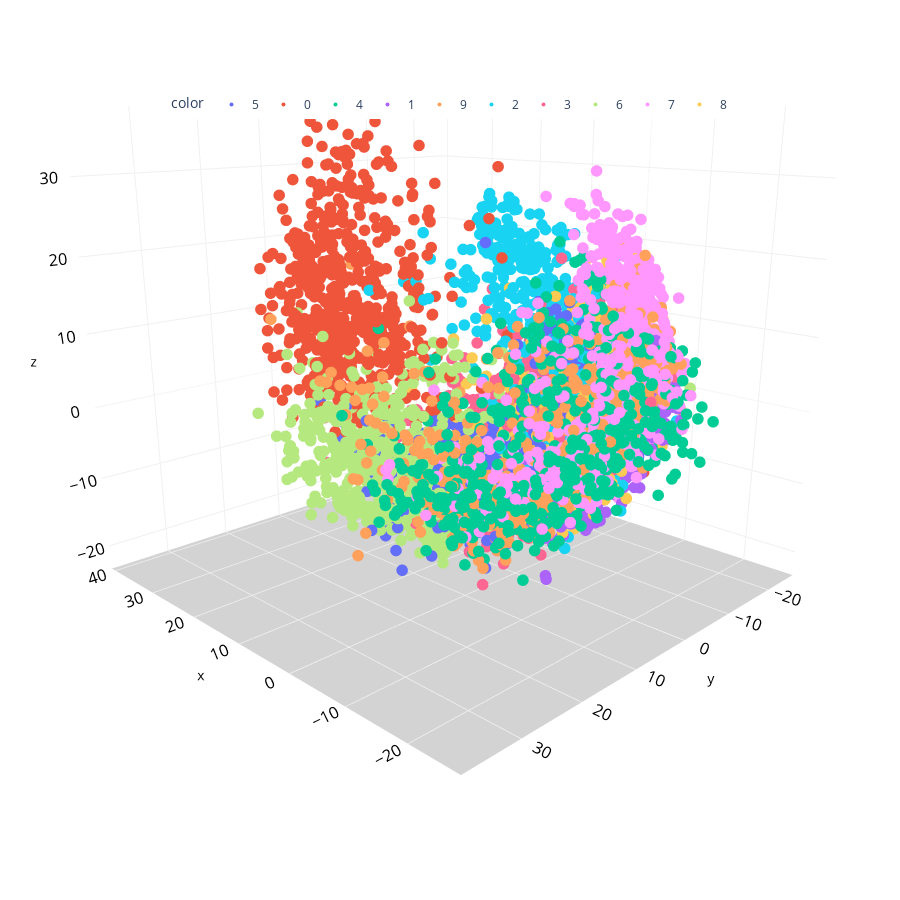

Here is the notebook cell this chart was saved with:
### Code cell
### Step 3 - Visualization in a 3D interactive scatter plot
data_visualize(isomap_results,y_train)

### Figure 1 — Plotly figure (JSON) as saved in the notebook; plotly's stock layout.template omitted (floating-point values rounded to 4 significant figures; data arrays with more than 128 entries replaced by an {"elided": "..."} marker saying what was removed)
{"data": [{"hovertemplate": "color=5<br>x=%{x}<br>y=%{y}<br>z=%{z}<extra></extra>", "legendgroup": "5", "marker": {"color": "#636efa", "size": 4, "symbol": "circle"}, "mode": "markers", "name": "5", "scene": "scene", "showlegend": true, "type": "scatter3d", "x": {"elided": "514 float values"}, "y": {"elided": "514 float values"}, "z": {"elided": "514 float values"}}, {"hovertemplate": "color=0<br>x=%{x}<br>y=%{y}<br>z=%{z}<extra></extra>", "legendgroup": "0", "marker": {"color": "#EF553B", "size": 4, "symbol": "circle"}, "mode": "markers", "name": "0", "scene": "scene", "showlegend": true, "type": "scatter3d", "x": {"elided": "592 float values"}, "y": {"elided": "592 float values"}, "z": {"elided": "592 float values"}}, {"hovertemplate": "color=4<br>x=%{x}<br>y=%{y}<br>z=%{z}<extra></extra>", "legendgroup": "4", "marker": {"color": "#00cc96", "size": 4, "symbol": "circle"}, "mode": "markers", "name": "4", "scene": "scene", "showlegend": true, "type": "scatter3d", "x": {"elided": "623 float values"}, "y": {"elided": "623 float values"}, "z": {"elided": "623 float values"}}, {"hovertemplate": "color=1<br>x=%{x}<br>y=%{y}<br>z=%{z}<extra></extra>", "legendgroup": "1", "marker": {"color": "#ab63fa", "size": 4, "symbol": "circle"}, "mode": "markers", "name": "1", "scene": "scene", "showlegend": true, "type": "scatter3d", "x": {"elided": "671 float values"}, "y": {"elided": "671 float values"}, "z": {"elided": "671 float values"}}, {"hovertemplate": "color=9<br>x=%{x}<br>y=%{y}<br>z=%{z}<extra></extra>", "legendgroup": "9", "marker": {"color": "#FFA15A", "size": 4, "symbol": "circle"}, "mode": "markers", "name": "9", "scene": "scene", "showlegend": true, "type": "scatter3d", "x": {"elided": "601 float values"}, "y": {"elided": "601 float values"}, "z": {"elided": "601 float values"}}, {"hovertemplate": "color=2<br>x=%{x}<br>y=%{y}<br>z=%{z}<extra></extra>", "legendgroup": "2", "marker": {"color": "#19d3f3", "size": 4, "symbol": "circle"}, "mode": "markers", "name": "2", "scene": "scene", "showlegend": true, "type": "scatter3d", "x": {"elided": "581 float values"}, "y": {"elided": "581 float values"}, "z": {"elided": "581 float values"}}, {"hovertemplate": "color=3<br>x=%{x}<br>y=%{y}<br>z=%{z}<extra></extra>", "legendgroup": "3", "marker": {"color": "#FF6692", "size": 4, "symbol": "circle"}, "mode": "markers", "name": "3", "scene": "scene", "showlegend": true, "type": "scatter3d", "x": {"elided": "608 float values"}, "y": {"elided": "608 float values"}, "z": {"elided": "608 float values"}}, {"hovertemplate": "color=6<br>x=%{x}<br>y=%{y}<br>z=%{z}<extra></extra>", "legendgroup": "6", "marker": {"color": "#B6E880", "size": 4, "symbol": "circle"}, "mode": "markers", "name": "6", "scene": "scene", "showlegend": true, "type": "scatter3d", "x": {"elided": "608 float values"}, "y": {"elided": "608 float values"}, "z": {"elided": "608 float values"}}, {"hovertemplate": "color=7<br>x=%{x}<br>y=%{y}<br>z=%{z}<extra></extra>", "legendgroup": "7", "marker": {"color": "#FF97FF", "size": 4, "symbol": "circle"}, "mode": "markers", "name": "7", "scene": "scene", "showlegend": true, "type": "scatter3d", "x": {"elided": "651 float values"}, "y": {"elided": "651 float values"}, "z": {"elided": "651 float values"}}, {"hovertemplate": "color=8<br>x=%{x}<br>y=%{y}<br>z=%{z}<extra></extra>", "legendgroup": "8", "marker": {"color": "#FECB52", "size": 4, "symbol": "circle"}, "mode": "markers", "name": "8", "scene": "scene", "showlegend": true, "type": "scatter3d", "x": {"elided": "551 float values"}, "y": {"elided": "551 float values"}, "z": {"elided": "551 float values"}}], "layout": {"height": 900, "legend": {"orientation": "h", "title": {"text": "color"}, "tracegroupgap": 0, "x": 0.5, "xanchor": "center", "y": 0.9, "yanchor": "top"}, "margin": {"b": 0, "l": 0, "r": 0, "t": 0}, "scene": {"camera": {"center": {"x": 0, "y": 0, "z": -0.2}, "eye": {"x": -1.5, "y": 1.5, "z": 0.5}, "up": {"x": 0, "y": 0, "z": 1}}, "domain": {"x": [0, 1], "y": [0, 1]}, "xaxis": {"backgroundcolor": "white", "color": "black", "gridcolor": "#f0f0f0", "tickfont": {"size": 14}, "title": {"font": {"size": 14}, "text": "x"}}, "yaxis": {"backgroundcolor": "white", "color": "black", "gridcolor": "#f0f0f0", "tickfont": {"size": 14}, "title": {"font": {"size": 14}, "text": "y"}}, "zaxis": {"backgroundcolor": "lightgrey", "color": "black", "gridcolor": "#f0f0f0", "tickfont": {"size": 14}, "title": {"font": {"size": 14}, "text": "z"}}}, "showlegend": true, "title": {"text": "Scatter 3D Plot"}, "width": 900}}
